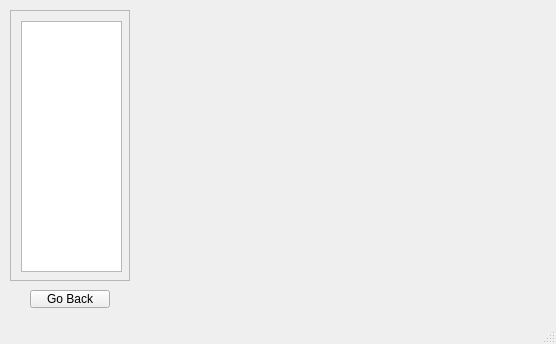
<?xml version="1.0" encoding="UTF-8"?>
<ui version="4.0">
 <class>MainWindow</class>
 <widget class="QMainWindow" name="MainWindow">
  <property name="geometry">
   <rect>
    <x>0</x>
    <y>0</y>
    <width>556</width>
    <height>344</height>
   </rect>
  </property>
  <property name="windowTitle">
   <string>Create Your Garden</string>
  </property>
  <widget class="QWidget" name="centralwidget">
   <widget class="QStackedWidget" name="stackedWidget">
    <property name="geometry">
     <rect>
      <x>0</x>
      <y>0</y>
      <width>541</width>
      <height>311</height>
     </rect>
    </property>
    <property name="maximumSize">
     <size>
      <width>541</width>
      <height>311</height>
     </size>
    </property>
    <property name="currentIndex">
     <number>1</number>
    </property>
    <widget class="QWidget" name="page">
     <widget class="QPushButton" name="btnMainVegetables">
      <property name="geometry">
       <rect>
        <x>230</x>
        <y>230</y>
        <width>80</width>
        <height>31</height>
       </rect>
      </property>
      <property name="text">
       <string>Vegetables</string>
      </property>
     </widget>
     <widget class="QLabel" name="lblSubMainTitle">
      <property name="geometry">
       <rect>
        <x>110</x>
        <y>200</y>
        <width>261</width>
        <height>20</height>
       </rect>
      </property>
      <property name="text">
       <string>What would you like to learn about today?</string>
      </property>
     </widget>
     <widget class="QLabel" name="lblMainTitle">
      <property name="geometry">
       <rect>
        <x>80</x>
        <y>20</y>
        <width>381</width>
        <height>181</height>
       </rect>
      </property>
      <property name="font">
       <font>
        <pointsize>48</pointsize>
        <bold>true</bold>
       </font>
      </property>
      <property name="text">
       <string>Welcome to Your Garden</string>
      </property>
      <property name="alignment">
       <set>Qt::AlignmentFlag::AlignCenter</set>
      </property>
      <property name="wordWrap">
       <bool>true</bool>
      </property>
     </widget>
     <widget class="QPushButton" name="btnMainFruit">
      <property name="geometry">
       <rect>
        <x>230</x>
        <y>270</y>
        <width>80</width>
        <height>31</height>
       </rect>
      </property>
      <property name="text">
       <string>Fruit</string>
      </property>
     </widget>
    </widget>
    <widget class="QWidget" name="page_2">
     <widget class="QPushButton" name="btnReturn">
      <property name="geometry">
       <rect>
        <x>30</x>
        <y>290</y>
        <width>80</width>
        <height>18</height>
       </rect>
      </property>
      <property name="text">
       <string>Go Back</string>
      </property>
     </widget>
     <widget class="QScrollArea" name="scrollArea">
      <property name="geometry">
       <rect>
        <x>10</x>
        <y>10</y>
        <width>120</width>
        <height>271</height>
       </rect>
      </property>
      <property name="widgetResizable">
       <bool>true</bool>
      </property>
      <widget class="QWidget" name="scrollAreaWidgetContents">
       <property name="geometry">
        <rect>
         <x>0</x>
         <y>0</y>
         <width>118</width>
         <height>269</height>
        </rect>
       </property>
       <widget class="QListWidget" name="listVegetables">
        <property name="geometry">
         <rect>
          <x>10</x>
          <y>10</y>
          <width>101</width>
          <height>251</height>
         </rect>
        </property>
       </widget>
      </widget>
     </widget>
     <widget class="QStackedWidget" name="swVegetables">
      <property name="geometry">
       <rect>
        <x>149</x>
        <y>19</y>
        <width>371</width>
        <height>291</height>
       </rect>
      </property>
      <property name="currentIndex">
       <number>0</number>
      </property>
      <widget class="QWidget" name="pageDefault"/>
      <widget class="QWidget" name="pageTomato">
       <widget class="QLabel" name="lblTomatoTitle">
        <property name="geometry">
         <rect>
          <x>130</x>
          <y>90</y>
          <width>181</width>
          <height>81</height>
         </rect>
        </property>
        <property name="font">
         <font>
          <pointsize>24</pointsize>
         </font>
        </property>
        <property name="text">
         <string>Tomatoes</string>
        </property>
       </widget>
      </widget>
      <widget class="QWidget" name="pageCucumber">
       <widget class="QLabel" name="lblCucumberTitle">
        <property name="geometry">
         <rect>
          <x>100</x>
          <y>90</y>
          <width>231</width>
          <height>91</height>
         </rect>
        </property>
        <property name="font">
         <font>
          <pointsize>24</pointsize>
         </font>
        </property>
        <property name="text">
         <string>Cucumbers</string>
        </property>
       </widget>
      </widget>
     </widget>
    </widget>
    <widget class="QWidget" name="page_3">
     <widget class="QPushButton" name="btnReturn_2">
      <property name="geometry">
       <rect>
        <x>40</x>
        <y>40</y>
        <width>80</width>
        <height>18</height>
       </rect>
      </property>
      <property name="text">
       <string>Go Back</string>
      </property>
     </widget>
    </widget>
   </widget>
  </widget>
  <widget class="QStatusBar" name="statusbar"/>
 </widget>
 <resources/>
 <connections/>
</ui>
